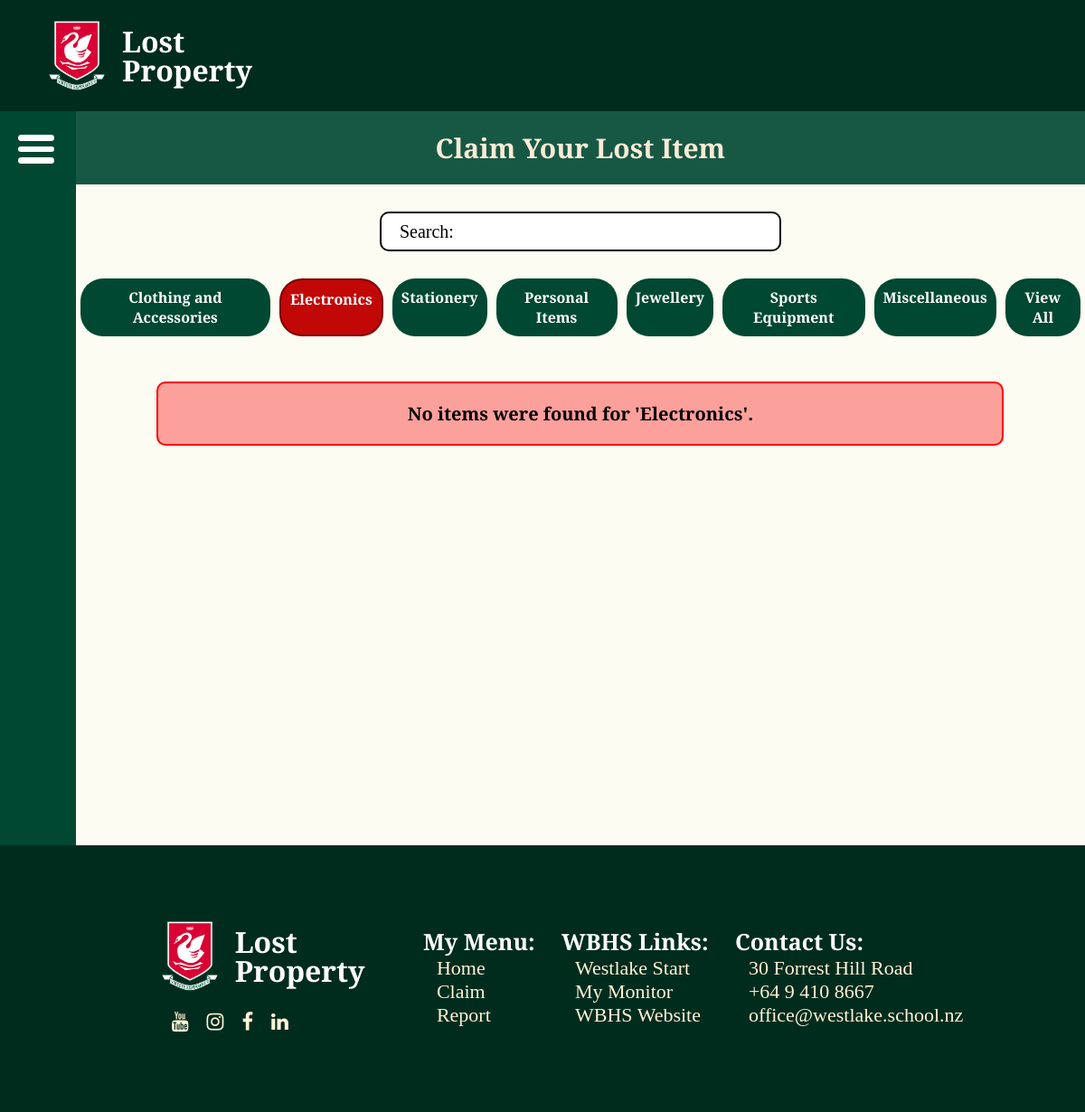
Before: /claim?category=Electronics&item= with the older database file.
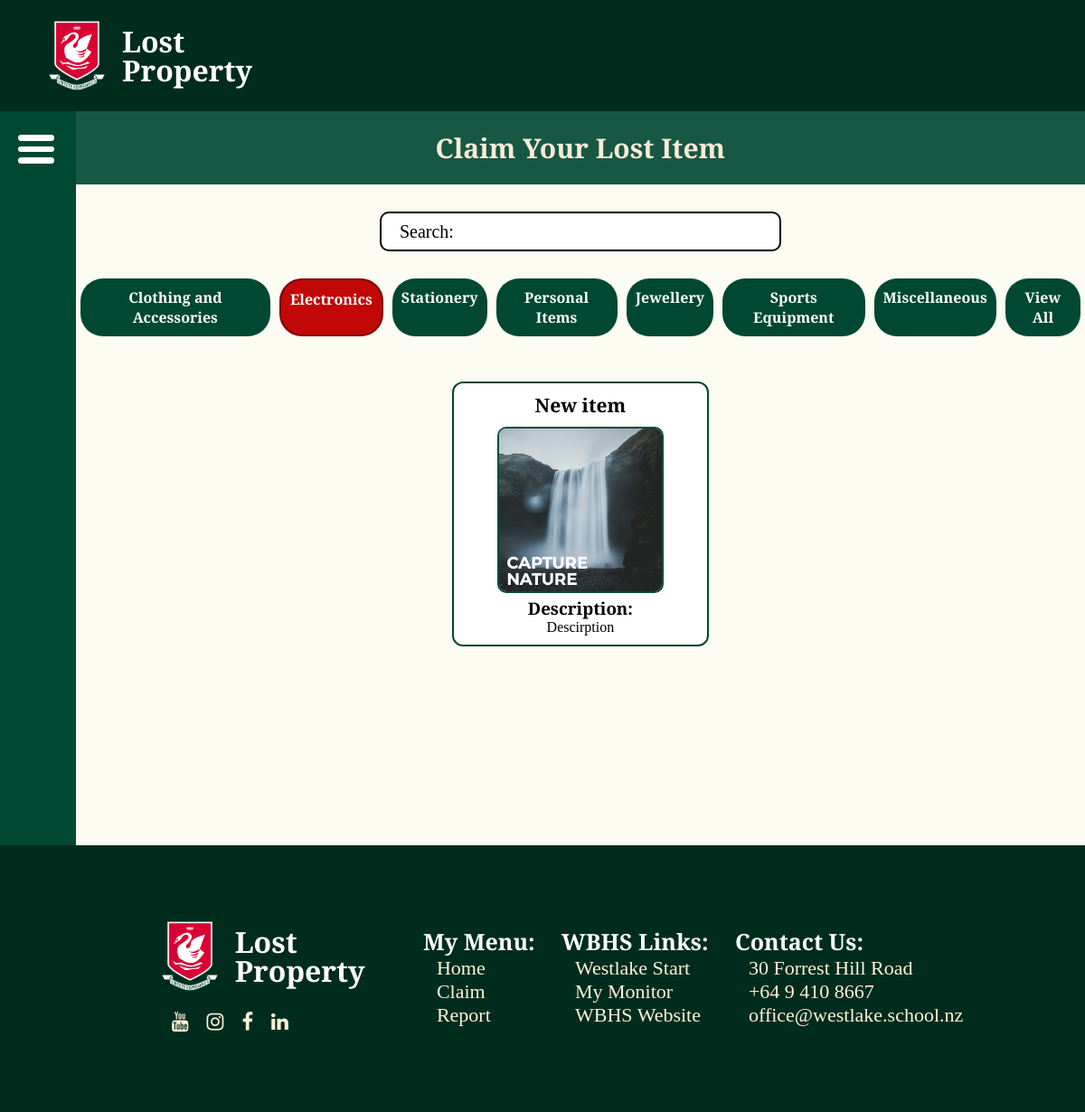
After: the same page with the newer database file.
### tables this page shows
CREATE TABLE items (
            id INTEGER PRIMARY KEY AUTOINCREMENT,
            item_name TEXT,
            name TEXT,
            description TEXT,
            image_filename TEXT,
            category TEXT
        );

### app.py (the view)
@app.route("/claim")
def claim():
    search_item = request.args.get("item", "").replace(" ", "").lower()
    category = request.args.get("category", "")
    if category:
        items = items_search(category=category)
    else:
        items = items_search(item=search_item)
    return render_template("claim.html", items=items)

### app.py (called while the page is built)
def items_search(item="", category=None):
    conn = get_db_connection()
    raw_item = item.strip().lower() if item else ""
    raw_category = category.strip().lower() if category else ""
    sql = "SELECT * FROM items WHERE 1=1"
    params = []
    if raw_item and raw_item != "search:":
        sql += " AND REPLACE(LOWER(item_name), ' ', '') LIKE ?"
        params.append(f"%{raw_item}%")
    if raw_category and raw_category != "all":
        sql += " AND TRIM(LOWER(category)) = ?"
        params.append(raw_category)
    items = conn.execute(sql, params).fetchall()
    conn.close()
    if not items:
        flash(f"No items were found for '{category}'." if category else "No items found.")
    return items

def get_db_connection():
    db_path = os.path.join('Final', 'WBHSLostProperty.db')
    conn = sqlite3.connect(db_path)
    conn.row_factory = sqlite3.Row
    return conn

### templates/claim.html (shortened to what this page needs)
{% extends 'base.html' %}
{% block body %}
<h2 class="page_header">Claim Your Lost Item</h2>
<div class="claim_page_container">
    <form method="GET" action="{{ url_for('search_public') }}">
        <input id="search_box" type="text" name="item" id="item" value="Search:" onclick="if(this.value=='Search:'){this.value='';}" onblur="if(this.value==''){this.value='Search:';}">
    </form>
    <div id="filter_button_container">
        {% set current_category = request.args.get('category', 'All') %}
        <a class="filter-btn {% if current_category == 'Clothing and Accessories' %}active{% endif %}" href="{{ url_for('claim', category='Clothing and Accessories', item=request.args.get('item','')) }}" >
            Clothing and Accessories
        </a>
        <a class="filter-btn {% if current_category == 'Electronics' %}active{% endif %}" href="{{ url_for('claim', category='Electronics', item=request.args.get('item','')) }}">
            Electronics
        </a>
        <a class="filter-btn {% if current_category == 'Stationery' %}active{% endif %}" href="{{ url_for('claim', category='Stationery', item=request.args.get('item','')) }}">
            Stationery
        </a>
        <a class="filter-btn {% if current_category == 'Personal Items' %}active{% endif %}" href="{{ url_for('claim', category='Personal Items', item=request.args.get('item','')) }}">
            Personal Items
        </a>
        <a class="filter-btn {% if current_category == 'Jewellery' %}active{% endif %}" href="{{ url_for('claim', category='Jewellery', item=request.args.get('item','')) }}">
            Jewellery
        </a>
        <a class="filter-btn {% if current_category == 'Sports Equipment' %}active{% endif %}" href="{{ url_for('claim', category='Sports Equipment', item=request.args.get('item','')) }}">
            Sports Equipment
        </a>
        <a class="filter-btn {% if current_category == 'Miscellaneous' %}active{% endif %}" href="{{ url_for('claim', category='Miscellaneous', item=request.args.get('item','')) }}">
            Miscellaneous
        </a>
        <a class="filter-btn" href="{{ url_for('claim', category='All', item=request.args.get('item','')) }}">
            View All
        </a>
    </div>
    {% for message in get_flashed_messages() %}
        <div class="flash_message">
            {{ message }}
        </div>
    {% endfor %}
    <div id="claim_gallery_container">
        {% for item in items %}
        <a href="{{ url_for('claim_item', item_id=item['id']) }}">
            <div id="claim_gallery_item">
                <h2>{{ item['item_name'] }}</h2>
                <img id='claim_gallery_image' src="{{ url_for('static', filename='uploads/' + item['image_filename']) }}">
                <h3>Description: </h3>
                <p>{{ item['description'] }}</p>
            </div>
        </a>
        {% endfor %}
    </div>
</div>
{% endblock %}

### templates/base.html (shortened to what this page needs)
<!DOCTYPE html>
<html lang="en">
<head>
    <link rel="stylesheet" href="{{ url_for('static', filename='style.css') }}">
    <link rel="stylesheet" href="https://cdnjs.cloudflare.com/ajax/libs/font-awesome/4.7.0/css/font-awesome.min.css">
</head>
<body>
    <nav id="nav-horizontal">
        <div id="nav-horizontal_left">
            <div id="logo_container">
                <img id="logo" src="{{ url_for('static', filename='images/logo.png') }}" alt="logo">
                <div id="logo_txt">
                    <h2>Lost</h2>
                    <h2>Property</h2>
                </div>
            </div>
        </div>
    </nav>
    <div class="main_content">
        <div class="side-menu">
            <div class="side-menu_top">
                <div id="menu">
                    <div class="bar1"></div>
                    <div class="bar2"></div>
                    <div class="bar3"></div>
                </div>
            </div>
            <div class="side-menu_bottom">
                <ul>
                    <li><a href="{{ url_for('index') }}">Home</a></li>
                    <li><a href="{{ url_for('claim') }}">Claim</a></li>
                    <li><a href="{{ url_for('report') }}">Report</a></li>
                </ul>
            </div>
        </div>
        <div class="page_container">
            {% block body %} {% endblock %}
        </div>
    </div>
    <div id="footer">
        <div class="footer_content">
            <div class="footer_links">
                <div id="logo_container" style="margin-top: -18px">
                    <img id="logo" src="{{ url_for('static', filename='images/logo.png') }}" alt="logo">
                    <div id="logo_txt">
                        <h2>Lost</h2>
                        <h2>Property</h2>
                    </div>
                </div>
                <div id="social_media_icons">
                        <a href="https://www.youtube.com/user/WestlakeBoysHS/featured" target="_blank" class="fa fa-youtube"></a>
                        <a href="https://www.instagram.com/westlake_boys/" target="_blank" class="fa fa-instagram"></a>
                        <a href="https://www.facebook.com/westlakeboys/" target="_blank" class="fa fa-facebook"></a>
                        <a href="https://www.linkedin.com/school/westlake-boys-high-school/" target="_blank" class="fa fa-linkedin"></a>
                </div>
            </div>
            <div class="footer_links">
                <ul>
                    <li><h2>My Menu:</h2></li>
                    <li><a href="{{ url_for('index') }}">Home</a></li>
                    <li><a href="{{ url_for('claim') }}">Claim</a></li>
                    <li><a href="{{ url_for('report') }}">Report</a></li>
                </ul>
            </div>
            <div class="footer_links">
                <ul>
                    <li><h2>WBHS Links:</h2></li>
                    <li><a target="_blank" href="https://start.westlake.school.nz/">Westlake Start</a></li>
                    <li><a target="_blank" href="https://monitor.westlake.school.nz/mymonitor/">My Monitor</a></li>
                    <li><a target="_blank" href="https://www.westlake.school.nz/">WBHS Website</a></li>
                </ul>
            </div>
            <div class="footer_links">
                <ul>
                    <li><h2>Contact Us:</h2></li>
                    <li><a target="_blank" href="https://goo.gl/maps/6HacMqGYef5rBSaGA">30 Forrest Hill Road</a></li>
                    <li><a target="_blank" href="tel:+6494108667">+64 9 410 8667</a></li>
                    <li><a>office@westlake.school.nz</a></li>
                </ul>
            </div>
        </div>
    </div>
</body>
</html>

### static/style.css (style rules this page uses)
* { margin: 0; padding: 0; box-sizing: 0; font-family: "EB Garamond", serif; }
body { margin: 0; padding: 0; overflow-x: hidden; background: rgba(252, 252, 240, 0.783); }
#nav-horizontal { display: flex; justify-content: space-between; align-items: center; background-color: #002c1e ; padding: 10px; }
#nav-horizontal_left { font-weight: bold; color: white; font-size: 40px; display: flex; justify-content: center; align-items: center; }
#nav-horizontal_left #logo, #footer #logo { width: 80px; }
#logo_txt { margin-left: 10px; }
#logo_txt h2 { line-height: 1; font-size: 32px; }
.side-menu { position: sticky; display: block; left: 0; top: 0px; height: 100vh; width: 60px; background: #004831; padding: 6px 14px; z-index: 9; transition: all 0.5s ease; }
.side-menu_bottom { width: fit-content; margin: auto; margin-top: 60px; display: flex; text-align: center; align-items: center; }
.side-menu ul li { position: relative; list-style-type: none; margin: 8px 0; }
.main_content { display: flex; }
.page_container { width: 100%; display: inline-block; text-align: center; align-items: center; }
#footer { width: 100%; height: 175px; padding: 60px 0px; display: flex; justify-content: center; align-items: center; background:#002c1e; color: white; }
#footer ul { list-style-type: none; }
#footer a { font-size: 22px; margin-left: 15px; text-decoration: none; color:#FFF3D7; }
.footer_links li h2 { font-size: 25px; }
.footer_links { width: fit-content; margin: 0 auto; text-align: left; }
.footer_content { width: 80%; display: flex; }
#social_media_icons { display: flex; width: fit-content; padding: 0px 40px; margin-top: 10px; }
.fa { margin: 0px 5px; }
#logo_container { display: flex; align-items: center; text-align: left; width: fit-content; padding: 0px 35px; }
#menu { position: absolute; top: 10px; right: 17.5px; width: fit-content; height: fit-content; padding: 0; margin-top: 10px; }
.bar1, .bar2, .bar3 { width: 40px; height: 6.5px; background-color: #ffffff; margin: 6px 6px; transition: 0.4s; border-radius: 12px; }
.page_header { font-size: 30px; font-weight: bold; width: 100%; height: fit-content; padding: 20px 0px; background:#175844; color:antiquewhite; }
#search_box { background: white; border: 2px black solid; padding: 15px 20px; width: 400px; height: 10px; margin: 30px 0px; border-radius: 10px; font-size: 20px; }
#filter_button_container { display: flex; margin: 0 auto; width: fit-content; height: fit-content; margin-bottom: 50px; }
.filter-btn { border-radius: 25px; padding: 10px; font-size: 16px; font-weight: bold; margin: 0px 5px; background-color: #004831; color: white; text-decoration: none; }
.filter-btn.active { background-color: #c20707; border: 2px solid rgb(126, 0, 0); color: #ffffff; }
#claim_gallery_container { display: flex; flex-wrap: wrap; justify-content: center; align-items: center; gap: 16px; margin: 40px auto 200px auto; max-width: 1385px; }
#claim_gallery_item { background-color: #ffffff; border: 2px solid #004831; border-radius: 12px; width: 260px; padding: 10px; color: black; overflow-wrap: break-word; transition: all 0.3s ease; }
#claim_gallery_container a { text-decoration: none; }
#claim_gallery_item h2 { font-size: 21px; margin-bottom: 10px; }
#claim_gallery_image { border-radius: 10px; border: 2px solid #004d3c; object-fit: cover; width: 180px; height: 180px; }

Changed rows visible on the page:
added items: item_name "New item", image_filename (picture), description "Descirption"
Other visible differences:
list line gone: "No items were found for 'Electronics'."
